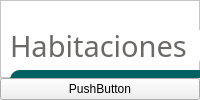
               <widget class="QWidget" name="pg_habitacion">
                <layout class="QVBoxLayout" name="verticalLayout_4">
                 <property name="spacing">
                  <number>0</number>
                 </property>
                 <property name="leftMargin">
                  <number>0</number>
                 </property>
                 <property name="topMargin">
                  <number>0</number>
                 </property>
                 <property name="rightMargin">
                  <number>0</number>
                 </property>
                 <property name="bottomMargin">
                  <number>0</number>
                 </property>
                 <item>
                  <widget class="QFrame" name="frame_12">
                   <property name="styleSheet">
                    <string notr="true">QPushButton{
    background:rgba(2,97,98,255);
    /*border: 1px solid #2361a0; /* Cambiar el color del borde a azul oscuro */
    border-radius: 10px;
    font: 75 12pt &quot;Archivo&quot;;
/* Cambiar el color de fondo a azul oscuro */
    color: white;
}
/*
QPushButton:hover{

background-color: qlineargradient(spread:pad, x1:0, y1:0.505682, x2:1, y2:0.477, stop:0 rgba(14, 52, 83, 1), stop:1 rgba(14, 52, 83, 1));
color: black;

}
*/
QFrame{
background-color: rgb(255, 255, 255); /* Cambiar el color de fondo a azul oscuro */
}

QLineEdit{
background-color: rgb(255,255,255);
border:none;
border-bottom:2px solid rgba(46, 82, 101, 200);
   /*color: #2361a0;*/
	color:rgba(106,105,103,255);
    font: 75 12pt &quot;Archivo&quot;;

}

QLabel{
color: rgba(106,105,103,255);
    font: 75 22pt &quot;Archivo&quot;;
}
</string>
                   </property>
                   <property name="frameShape">
                    <enum>QFrame::StyledPanel</enum>
                   </property>
                   <property name="frameShadow">
                    <enum>QFrame::Raised</enum>
                   </property>
                   <widget class="QLabel" name="label_7">
                    <property name="geometry">
                     <rect>
                      <x>10</x>
                      <y>30</y>
                      <width>211</width>
                      <height>31</height>
                     </rect>
                    </property>
                    <property name="font">
                     <font>
                      <family>Archivo</family>
                      <pointsize>22</pointsize>
                      <weight>9</weight>
                      <italic>false</italic>
                      <bold>false</bold>
                     </font>
                    </property>
                    <property name="text">
                     <string>Habitaciones</string>
                    </property>
                   </widget>
                   <widget class="QLineEdit" name="lineEdit_4">
                    <property name="geometry">
                     <rect>
                      <x>10</x>
                      <y>140</y>
                      <width>771</width>
                      <height>31</height>
                     </rect>
                    </property>
                    <property name="styleSheet">
                     <string notr="true"/>
                    </property>
                   </widget>
                   <widget class="QPushButton" name="btn_crearHab">
                    <property name="geometry">
                     <rect>
                      <x>10</x>
                      <y>70</y>
                      <width>221</width>
                      <height>51</height>
                     </rect>
                    </property>
                    <property name="text">
                     <string>Crear Nueva Habitacion</string>
                    </property>
                   </widget>
                   <widget class="QTableWidget" name="tablaHabitacion">
                    <property name="geometry">
                     <rect>
                      <x>30</x>
                      <y>200</y>
                      <width>921</width>
                      <height>401</height>
                     </rect>
                    </property>
                    <property name="styleSheet">
                     <string notr="true">QHeaderView {
    background-color: white;
    border: none;
    font: 75 12pt &quot;Archivo&quot;;

}

QHeaderView:hover {
    background-color: white;
}

QHeaderView:section {
    background-color: white;
    border-bottom: 1px solid lightgray;
    border-top: none;
    padding: 2px;
    font-size: 11pt;
    color: black;
}

QTableWidget {
    background-color: white;
    border: none;
    gridline-color: transparent;
    font-size: 11pt;
    color: black;

}

QTableWidget QTableCornerButton::section {
    background-color: white;
    border: none;

}

QTableWidget::item {
    border: none;
    border-bottom: 1px solid lightgray;
    alignment: AlignHCenter; /* Centra el texto horizontalmente */
	color:black /* cambiar el color letra al seleccionar*/

}</string>
                    </property>
                    <column>
                     <property name="text">
                      <string>No</string>
                     </property>
                    </column>
                    <column>
                     <property name="text">
                      <string>Categoria</string>
                     </property>
                    </column>
                    <column>
                     <property name="text">
                      <string>Precio</string>
                     </property>
                    </column>
                    <column>
                     <property name="text">
                      <string>Detalle</string>
                     </property>
                    </column>
                    <column>
                     <property name="text">
                      <string>Nivel</string>
                     </property>
                    </column>
                    <column>
                     <property name="text">
                      <string/>
                     </property>
                    </column>
                    <column>
                     <property name="text">
                      <string/>
                     </property>
                    </column>
                   </widget>
                  </widget>
                 </item>
                 <item>
                  <widget class="QPushButton" name="pushButton">
                   <property name="text">
                    <string>PushButton</string>
                   </property>
                  </widget>
                 </item>
                </layout>
               </widget>
